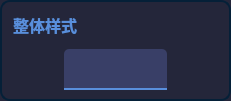
                        <widget class="QFrame" name="frame_languageset_2">
                         <property name="sizePolicy">
                          <sizepolicy hsizetype="Preferred" vsizetype="Expanding">
                           <horstretch>0</horstretch>
                           <verstretch>0</verstretch>
                          </sizepolicy>
                         </property>
                         <property name="minimumSize">
                          <size>
                           <width>231</width>
                           <height>101</height>
                          </size>
                         </property>
                         <property name="styleSheet">
                          <string notr="true">QFrame{
 border:2px solid;
	border-color: rgb(5, 32, 56);
	background-color: rgb(36,38,58);
border-radius:10px;
}
QComboBox QAbstractItemView{
outline: 0px solid gray;            
/*border:1px solid #eeeeee;*/            
color:rgb(145,151,163);
selection-color:white;
font-size:14px;
font-family:Microsoft YaHei UI;            
background-color:rgb(18,26,39);
selection-background-color:rgb(33,41,54);
border-top-radius:0px;
border-bottom-radius:10px;
}</string>
                         </property>
                         <property name="frameShape">
                          <enum>QFrame::StyledPanel</enum>
                         </property>
                         <property name="frameShadow">
                          <enum>QFrame::Raised</enum>
                         </property>
                         <layout class="QVBoxLayout" name="verticalLayout_8">
                          <property name="bottomMargin">
                           <number>9</number>
                          </property>
                          <item>
                           <widget class="QLabel" name="label_language_2">
                            <property name="sizePolicy">
                             <sizepolicy hsizetype="Fixed" vsizetype="Fixed">
                              <horstretch>0</horstretch>
                              <verstretch>0</verstretch>
                             </sizepolicy>
                            </property>
                            <property name="font">
                             <font>
                              <family>Microsoft YaHei UI</family>
                              <pointsize>12</pointsize>
                              <weight>75</weight>
                              <bold>true</bold>
                             </font>
                            </property>
                            <property name="styleSheet">
                             <string notr="true">
QLabel{
border:none;
color:#598FDC;
}</string>
                            </property>
                            <property name="text">
                             <string>整体样式</string>
                            </property>
                           </widget>
                          </item>
                          <item alignment="Qt::AlignBottom">
                           <widget class="QFrame" name="frame_selectlan_2">
                            <property name="sizePolicy">
                             <sizepolicy hsizetype="Preferred" vsizetype="Preferred">
                              <horstretch>0</horstretch>
                              <verstretch>0</verstretch>
                             </sizepolicy>
                            </property>
                            <property name="minimumSize">
                             <size>
                              <width>0</width>
                              <height>0</height>
                             </size>
                            </property>
                            <property name="styleSheet">
                             <string notr="true">QFrame{border:none;
}</string>
                            </property>
                            <property name="frameShape">
                             <enum>QFrame::StyledPanel</enum>
                            </property>
                            <property name="frameShadow">
                             <enum>QFrame::Raised</enum>
                            </property>
                            <property name="lineWidth">
                             <number>0</number>
                            </property>
                            <layout class="QHBoxLayout" name="horizontalLayout_9">
                             <property name="spacing">
                              <number>0</number>
                             </property>
                             <property name="leftMargin">
                              <number>0</number>
                             </property>
                             <property name="topMargin">
                              <number>0</number>
                             </property>
                             <property name="rightMargin">
                              <number>0</number>
                             </property>
                             <property name="bottomMargin">
                              <number>0</number>
                             </property>
                             <item>
                              <widget class="QComboBox" name="comboBox_yangshi">
                               <property name="enabled">
                                <bool>true</bool>
                               </property>
                               <property name="sizePolicy">
                                <sizepolicy hsizetype="Fixed" vsizetype="Fixed">
                                 <horstretch>0</horstretch>
                                 <verstretch>0</verstretch>
                                </sizepolicy>
                               </property>
                               <property name="minimumSize">
                                <size>
                                 <width>103</width>
                                 <height>41</height>
                                </size>
                               </property>
                               <property name="font">
                                <font>
                                 <family>Microsoft YaHei UI</family>
                                 <pointsize>10</pointsize>
                                 <weight>75</weight>
                                 <italic>false</italic>
                                 <bold>true</bold>
                                </font>
                               </property>
                               <property name="mouseTracking">
                                <bool>false</bool>
                               </property>
                               <property name="tabletTracking">
                                <bool>false</bool>
                               </property>
                               <property name="styleSheet">
                                <string notr="true">
QComboBox {
    border: 0px solid;
	border-bottom: 2px solid;
	border-color: #598FDC;
    border-top-left-radius: 5px;
	border-top-right-radius: 5px;
    padding: 1px 10px 1px 3px;
    min-width: 6em;
	background-color: rgb(57, 63, 103);
	
	color: rgb(255, 255, 255);
	
}

QComboBox:on { /* shift the text when the popup opens */
    padding-top: 3px;
    padding-left: 4px;
}
QComboBox::drop-down {
    /*subcontrol-origin: padding;*/
    subcontrol-position: top right;
    width: 40px;
	height: 39px;
	border: 0px solid;
	
    border-radius: 5px; /* same radius as the QComboBox */
}
QComboBox::drop-down:pressed,QComboBox::drop-down:hover {
	background-color: rgb(38, 43, 85);
}

QComboBox::down-arrow {
	
	image: url(:/图标/下拉选择.png);
width: 100px;
height:25px;
	
}
QComboBox::down-arrow:on { /* shift the arrow when popup is open */
    top: 1px;
    left: 1px;
}
QComboBox::drop-down:editable:on {
    background: qlineargradient(x1: 0, y1: 0, x2: 0, y2: 1,
                                stop: 0 #D3D3D3, stop: 0.4 #D8D8D8,
                                stop: 0.5 #DDDDDD, stop: 1.0 #E1E1E1);
}
QComboBox QAbstractItemView{
outline: 0px solid gray;            
border:0px solid #eeeeee;            
color:rgb(145,151,163);
selection-color:white;
font-size:14px;
font-family:Microsoft YaHei UI;            
background-color:rgb(18,26,39);
selection-background-color:rgb(33,41,54);
}</string>
                               </property>
                               <property name="editable">
                                <bool>false</bool>
                               </property>
                               <property name="iconSize">
                                <size>
                                 <width>9</width>
                                 <height>9</height>
                                </size>
                               </property>
                               <item>
                                <property name="text">
                                 <string/>
                                </property>
                               </item>
                              </widget>
                             </item>
                            </layout>
                           </widget>
                          </item>
                         </layout>
                        </widget>
